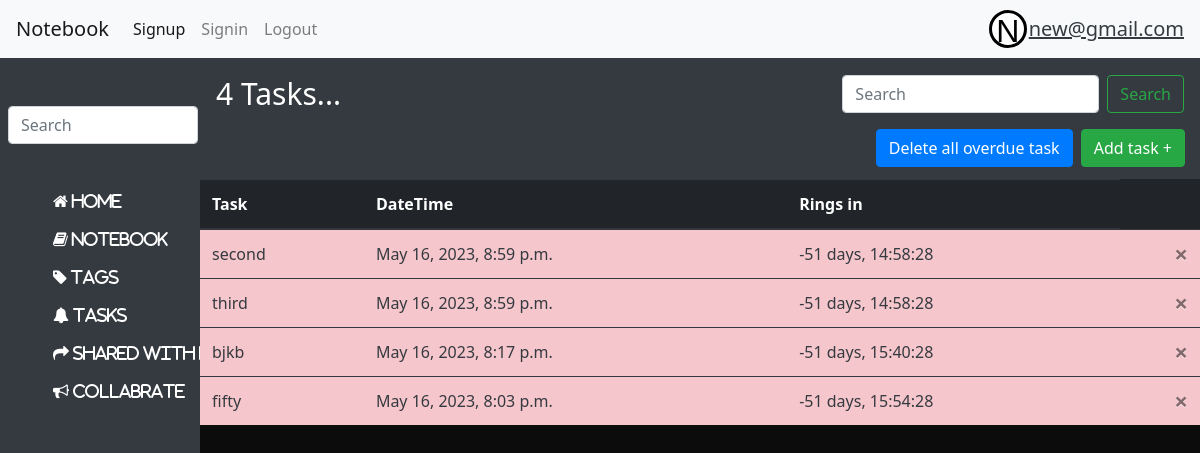
The app's page /task/ (signed in) with its own data.
### signin/models.py (models this page shows, shortened)
class User(models.Model):
    email=models.EmailField(unique=True, max_length=30,null=False,blank=False)
    password=models.CharField(max_length=20,null=False,blank=False)

### task/models.py (models this page shows, shortened)
class Task(models.Model):
    task_name=models.CharField(max_length=20,null=False,blank=False)
    task_date = models.DateTimeField()
    time_diff=models.DurationField(null=True,blank=True)
    user=models.ForeignKey(User,on_delete=models.CASCADE,default=None)
    class Meta:
        unique_together=[['task_name','user']]
    @staticmethod
    def get_due_task(email):
        objects=Task.objects.all().filter(user__email=email)
        for i in objects:
            time_diff =i.task_date- datetime.now(tz)
            print(time_diff)
            Task.objects.filter(Q(task_name=i.task_name) & Q(user__email=email)).update(time_diff=time_diff)
        zero_duration = timedelta(seconds=0)
        print('sero_dur,,,,,,,,,,,,,,,,,,,,,,,,,,,,,,,,',zero_duration)
        today = time.strftime("%Y-%m-%d")
        now=datetime.now()
        print('///////////',today)
        time_str = now.strftime('%H:%M')
        print(',,,,,,,,,,,,,,,,,,,,',time_str)
        return Task.objects.all().filter(Q(user__email=email) & Q(time_diff__gte=zero_duration) ).order_by('task_date')
    @staticmethod
    def get_overdue_task(email):
        zero_duration = timedelta(seconds=0)
        today = time.strftime("%Y-%m-%d")
        now=datetime.now()
        time_str = now.strftime('%H:%M')
        return Task.objects.all().filter(Q(user__email=email) & Q(time_diff__lt=zero_duration) ).order_by('-task_date')
    @staticmethod
    def count_user_task(email):
        return Task.objects.all().filter(user__email=email).count()

### task/views.py (the view)
    def inner(request, *args, **kwargs):
        email=request.session.get('user')
        now = datetime.now()
        now=now.replace(microsecond=0)
        if email==None:
            return redirect('signup')
        else:
            try:
                last=request.session.get('last_activity')
                last = datetime.strptime(last, "%Y-%m-%d %H:%M:%S")
                print(type(last))
                print(last)
                request.session['last_activity']=str(now)
                if abs(now-last) > timedelta(seconds=960):
                    return redirect('signin')
            except:
                request.session['last_activity']=str(now)
        return function(request, *args, **kwargs)

### notebook/templatetags/countnotes.py (called while the page is built)
@register.filter(name='abs_value')
def abs_value(value):
    try:
        return abs(value)
    except:
        return None

### task/views.py (called while the page is built)
def signin_required(function):
    def inner(request, *args, **kwargs):
        email=request.session.get('user')
        now = datetime.now()
        now=now.replace(microsecond=0)
        if email==None:
            return redirect('signup')
        else:
            try:
                last=request.session.get('last_activity')
                last = datetime.strptime(last, "%Y-%m-%d %H:%M:%S")
                print(type(last))
                print(last)
                request.session['last_activity']=str(now)
                if abs(now-last) > timedelta(seconds=960):
                    return redirect('signin')
            except:
                request.session['last_activity']=str(now)
        return function(request, *args, **kwargs)
    return inner

@signin_required
def task(request):
    if request.method=='GET':
        email=request.session.get('user')
        due_task=Task.get_due_task(email)
        overdue_task=Task.get_overdue_task(email)
        request.session['task_name']='None'
        if due_task:
            request.session['inif']='inif'
            schedule_task(request,due_task[0].task_name, due_task[0].time_diff,due_task[0].task_date)
        count=Task.count_user_task(email)
        return render(request,'task.html',{'count':count,'due_task':due_task,'overdue':overdue_task})

### task/templates/task.html (shortened to what this page needs)
{% extends 'base.html' %}
{% block notebook %}
{% load countnotes %}
<header>
  <nav class="navbar navbar-expand-lg navbar-dark bg-dark">
    <a class="navbar-brand" style="font-size:30px;" href="#">{{count}} Tasks...</a>
    <div class="collapse navbar-collapse" id="navbarSupportedContent">
      <form class="form-inline my-2 my-lg-0">
        <input class="form-control mr-sm-2" type="search" placeholder="Search" aria-label="Search">
        <button class="btn btn-outline-success my-2 my-sm-0" type="submit">Search</button>
      </form>
    </div>
  </nav>
</header>
<div class="container-fluid bg-dark" style="height:50px;">
  <div class="row h-100">
    <div class="col">
      <button type="button" data-toggle="modal" data-target="#exampleModal" class="btn btn-success float-right ml-2" >Add task +</button>
      <a href="{%url 'delete_overdue'%}"><button type="button" class="btn btn-primary float-right">Delete all overdue task</button></a>
    </div>
  </div>
</div>
    <table class="table table-striped table-dark">
        <thead>
          <tr class="">
            <th scope="col">Task</th>
            <th scope="col">DateTime</th>
            <th scope="col">Rings in </th>
          </tr>
        </thead>
        <tbody>
          {% for i in overdue %}
          <tr class="table-danger text-dark ">
            <td>{{i.task_name}}</td>
            <td>{{i.task_date}}</td>
            <td>-{{i.time_diff|abs_value}}</td>
            <td> <a href="/task/delete_task/{{i.task_name}}"> <button type="button" class="close" aria-label="Close" style="color:rgb(16, 15, 15);">
              <span aria-hidden="true">&times;</span>
            </button></a>
             </td>
          </tr>
          {%endfor%}
        </tbody>
      </table>
      {%endblock%}

### notebook/templates/base.html (shortened to what this page needs)
<!doctype html>
{% load static %}
{%load countnotes %}
<html lang="en">
  <head>
    <link rel="stylesheet" href="https://cdn.jsdelivr.net/npm/bootstrap@4.5.3/dist/css/bootstrap.min.css">
    <link href='https://unpkg.com/css.gg@2.0.0/icons/css/bookmark.css' rel='stylesheet'>
    <link href='https://unpkg.com/css.gg@2.0.0/icons/css/align-top.css' rel='stylesheet'>
    <link rel="stylesheet" href="https://cdnjs.cloudflare.com/ajax/libs/twitter-bootstrap/4.1.3/css/bootstrap.min.css">
    <link rel="stylesheet" href="https://cdnjs.cloudflare.com/ajax/libs/ionicons/2.0.1/css/ionicons.min.css">
    <link rel="stylesheet" href="https://cdnjs.cloudflare.com/ajax/libs/font-awesome/4.7.0/css/font-awesome.min.css">
    <link rel="stylesheet" href="https://cdn.jsdelivr.net/npm/bootstrap@4.1.3/dist/css/bootstrap.min.css">
      <link rel="stylesheet" href="{% static 'css/style.css' %}">
    <link href='https://unpkg.com/css.gg@2.0.0/icons/css/home.css' rel='stylesheet'>
  </head>
  <body>
    <header>
      <nav class="navbar navbar-expand-lg navbar-light bg-light "  >
        <a class="navbar-brand" href="#">Notebook</a>
        <div class="collapse navbar-collapse" id="navbarSupportedContent">
          <ul class="navbar-nav mr-auto">
            <li class="nav-item active">
              <a class="nav-link"  href="{% url 'signup' %}" >Signup</a>
            </li>
            <li class="nav-item">
              <a class="nav-link" href="{% url 'signin'%}" >Signin</a>
            </li>
            <li class="nav-item">
              <a class="nav-link" href="{%url 'logout' %}">Logout</a>
            </li>
          </ul>
        </div>
        {%if request.session.user %}
        <div class="circle " style="border-radius: 50%;
        width: 38px;
        height: 38px;
        padding: 0px;
        margin:2px;
        background: #fff;
        border: 3px solid #000;
        color: #000;
        text-align: center;
        font: 32px Arial, sans-serif;">{{request.session.user|first|capfirst}}</div><p class="text-dark mt-0 mb-0" style="font-size:20px;"><u>{{request.session.user}}</u> </p>
          {%endif%}
      </nav>
    </header>
    <div class="container-fluid blk w-100  " >
      <div class="row h-100">
        <div class="col-sm-2 pl-0 bg-dark">
                <form class="form-inline my-2 my-lg-0" action="{% url 'searchall' %}" method="POST">
                  <input class="form-control mt-5 mr-1 ml-2" id="searchall" list="mylist" name="search" style="width: 190px; " placeholder="Search">
                </form>
                <ul class="list-type mt-0 ">
                  <li><a href="{% url 'home' %}"><button type="button" class="btn btn-dark"><span class="fa fa-home"> Home</span></button></a></li>
                  <li><a href="{% url 'notebook' %}"><button type="button" class="btn btn-dark"><span class="fa fa-book"> Notebook</span></button></a></li>
                  <li><a href="{% url 'showtag' %}"><button type="button" class="btn btn-dark"><span class="fa fa-tag"> Tags</span></button></a></li>
                  <li><a href="{% url 'task' %}"><button type="button" class="btn btn-dark"><span class="fa fa-bell"> Tasks</span></button></a></li>
                  <li><a href="{%url 'shared_with_me' %}"><button type="button" class="btn btn-dark"><span class="fa fa-share"> Shared with me</span></button></a></li>
                  <li><a href="{%url 'collabrate' %}"><button type="button" class="btn btn-dark"><span class="fa fa-bullhorn "> Collabrate</span></button></a></li>
                </ul>
              </div>
          <div class="col-sm-10 pl-0 pr-0 blk-main black scrollclass "     style="overflow-y: scroll; scrollbar-width: none; ">
{% block notebook %}{% endblock notebook %}
                      </div>
                  </div>
                </div>
  </body>
</html>

### notebook/static/css/style.css (style rules this page uses)
html,body { height: 100%; }
.blk { height: 770px; }
.black { background-color: #0d0c0c; }
a { text-decoration: none; color: #e5e9ed; }
.list-type { list-style-type: none; }
body { background-color: rgb(249, 240, 240); color: #fff; font-family: 'system-ui'; }
.circle { border-radius: 50%; width: 34px; height: 34px; padding: 10px; background: #6fde0e; border: 3px solid #000; color: #000; text-align: center; font: 32px Arial, sans-serif; }
* { user-select: none; }
html, body { height: 100%; min-height: 100%; }
body { font-family: "Segoe UI", Tahoma, Geneva, Verdana, sans-serif; padding-bottom: 100px; margin: 0; background-color: #ebf3f3; }

### records on screen
User: session.user "new@gmail.com"
Task: task_name "second", task_date "May 16, 2023, 8:59 p.m.", time_diff|abs_value "51 days, 14:58:28"
Task: task_name "third", task_date "May 16, 2023, 8:59 p.m.", time_diff|abs_value "51 days, 14:58:28"
Task: task_name "bjkb", task_date "May 16, 2023, 8:17 p.m.", time_diff|abs_value "51 days, 15:40:28"
Task: task_name "fifty", task_date "May 16, 2023, 8:03 p.m.", time_diff|abs_value "51 days, 15:54:28"

### other values on screen
{{ request.session.user|first|capfirst }} "N"
{{ count }} "4"
